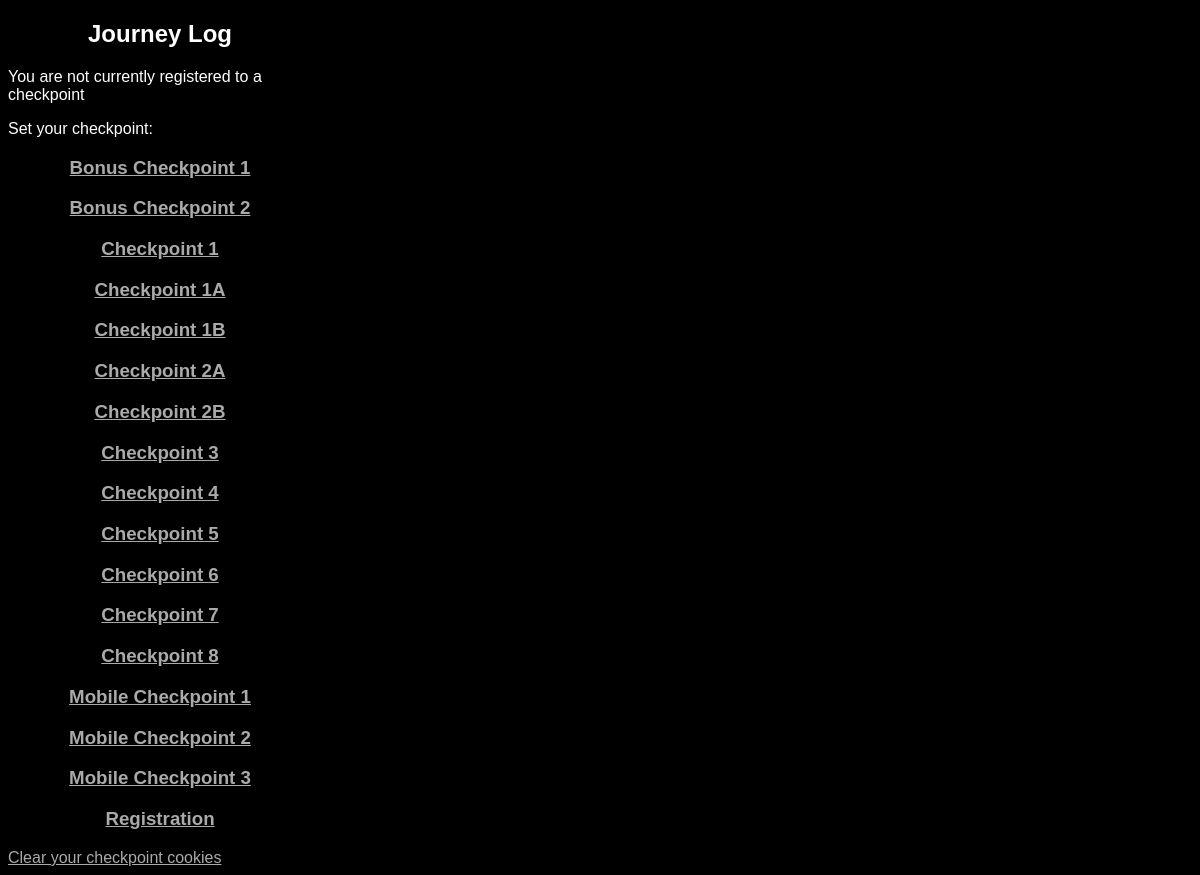
Before: /_cidindex.php with the older database file.
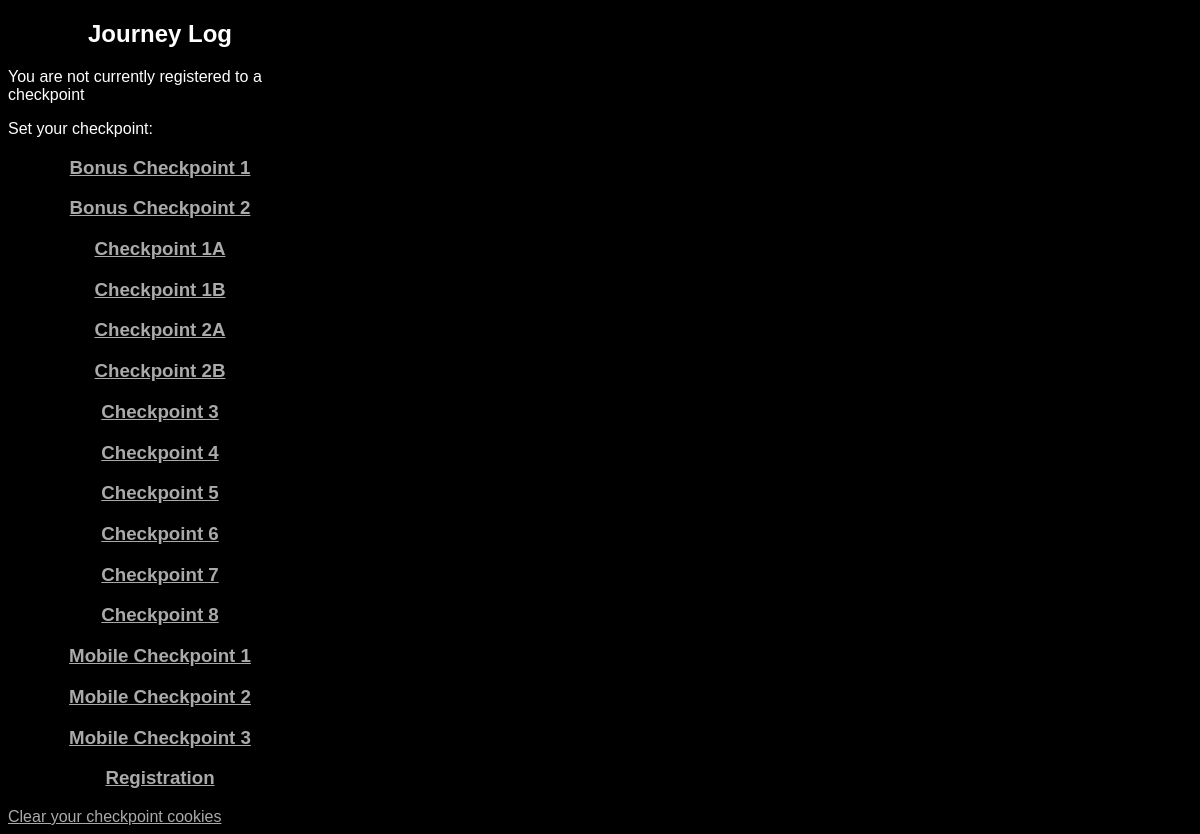
After: the same page with the newer database file.
### tables this page shows
CREATE TABLE IF NOT EXISTS `checkpoints` (
  `checkpoint_id` tinyint(3) unsigned NOT NULL,
  `checkpoint_name` varchar(255) NOT NULL,
  `checkpoint_loc_lat` decimal(10,0) DEFAULT NULL,
  `checkpoint_loc_long` decimal(10,0) DEFAULT NULL,
  PRIMARY KEY (`checkpoint_id`)
);

### www/functions.php (called while the page is built, shortened)
<?
function connectdb($reg_mysql=false) {
    if ($reg_mysql) {
    	$link = mysql_connect(DB_SERVER, DB_LOGIN, DB_PASSWD);
    	return $link;
    } else {
    	$mysqli = new mysqli(DB_SERVER,DB_LOGIN,DB_PASSWD, DB_NAME)
    		or die("Could not connect");
		return $mysqli;
	}
}
function get_all_checkpoint_ids() {
	$mysqli = connectdb();
	$result = $mysqli->query("SELECT checkpoint_id from ".CHECKPOINTS_TBL." WHERE 1 ORDER BY checkpoint_name");
	while ($row = $result->fetch_object()) {
		$return_array[] = $row->checkpoint_id;
	}
	return $return_array;
}
function get_checkpoint_name($cid) {
	$query = "SELECT checkpoint_name FROM ".CHECKPOINTS_TBL." WHERE checkpoint_id = ".$cid;
	$result = mysql_query($query);
	$row = mysql_fetch_array($result);
	return $row[0];
}

### www/_cidindex.php (the view, shortened to what this page needs)
<!DOCTYPE html PUBLIC "-//W3C//DTD HTML 4.01//EN"
   "http://www.w3.org/TR/html4/strict.dtd">
<?php
include('functions.php');
?>
<html lang="en">
<head>
</head>
<body>
<h2>Journey Log</h2>
<? if (isset($cid)) { ?>
<p>You are currently registered to: <?php print get_checkpoint_name($cid); ?></p>
<? } else { ?>
<p>You are not currently registered to a checkpoint</p>
<? } ?>
<p>Set your checkpoint:</p>
<p>
<?
	$all_checkpoints = get_all_checkpoint_ids();
	foreach ($all_checkpoints as $checkpoint_id) {
		print '<h3><a href="_setcid.php?cid='.$checkpoint_id.'">'.get_checkpoint_name($checkpoint_id).'</a></h3>';
	}
?>
</p>
<a href="setcid.php?cid=9999">Clear your checkpoint cookies</a>
</body>
</html>

### www/style.css (style rules this page uses)
body { background-color: #000; color: #FFF; font-family: sans-serif; }
html { width: 320px; }
a:link { color: #AAA; text-decoration: underline; }
h1, h2, h3 { text-align: center }

Changed rows visible on the page:
removed checkpoints: checkpoint_name "Checkpoint 1"
